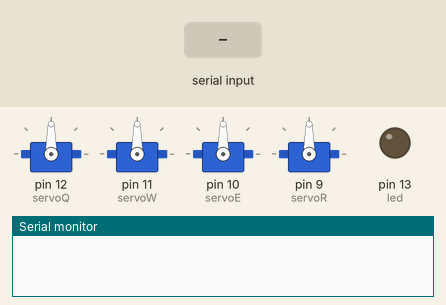
This sketch was run on a simulated Arduino Uno, built with avr-gcc and run on an emulated ATmega328P. Shown: 4 × servo, output pins drawn as LEDs (lit = HIGH), the last lines printed to the serial monitor. The inputs (shaded band) are chosen by the test bench.

Above: at 1.7 s.
1.8 s: "q,45\n" received over Serial
At 2.8 s:
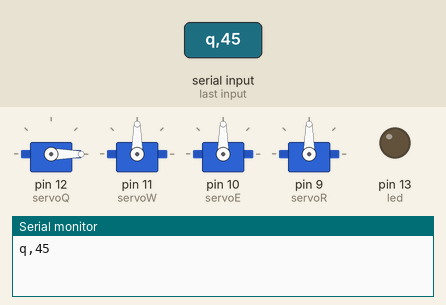
3.3 s: "w,45\n" received over Serial
At 4.2 s:
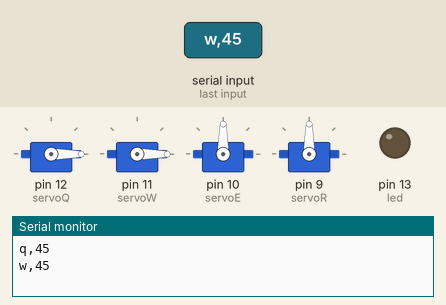
4.8 s: "q90\n" received over Serial
At 5.4 s:
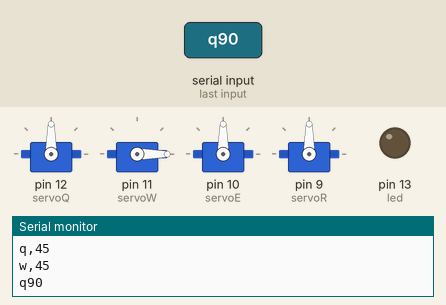
6.3 s: "e,45\n" received over Serial
At 6.7 s:
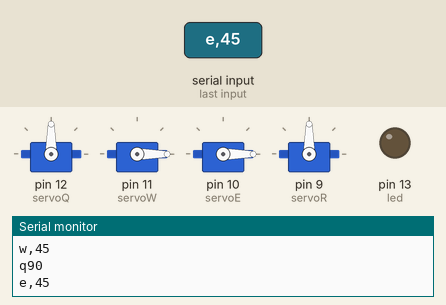
7.8 s: "w90\n" received over Serial
At 9.0 s:
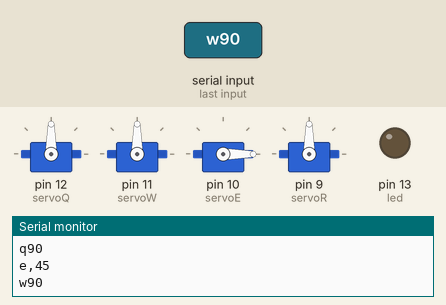
9.3 s: "r,45\n" received over Serial
At 10.3 s:
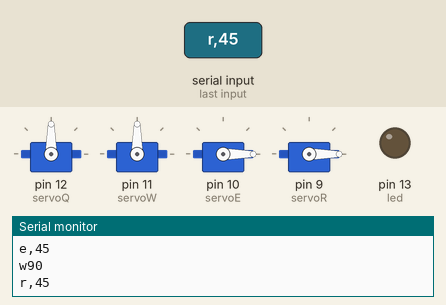
Timing chart, 0 to 11.8 s (numbered marks = the images above; inputs shaded):
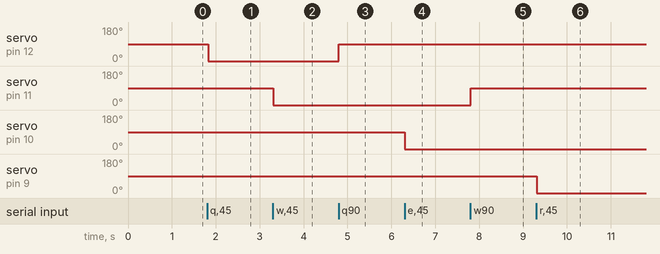

Measured:
- after the input at 1.8 s, servo on pin 12 (servoQ): 90° → 0° at once
- after the input at 3.3 s, servo on pin 11 (servoW): 90° → 0° at once
- after the input at 4.8 s, servo on pin 12 (servoQ): 0° → 90° at once
- after the input at 6.3 s, servo on pin 10 (servoE): 90° → 0° at once
- after the input at 7.8 s, servo on pin 11 (servoW): 0° → 90° at once
- after the input at 9.3 s, servo on pin 9 (servoR): 90° → 0° at once

The sketch:

execute.ino
```cpp
#include <Servo.h>
Servo servoQ, servoW, servoE, servoR;
int led = 13;
void setup() {
 pinMode(led, OUTPUT);
 //servos
 servoQ.attach(12);
 servoW.attach(11);
 servoE.attach(10);
 servoR.attach(9);
 //reset
 servoQ.write(90);
 servoW.write(90);
 servoE.write(90);
 servoR.write(90);

 //Setup usb serial connection to computer
 Serial.begin(19200);
 delay(500);
}
void loop() {
 getCommands();
 delay(25);
}

String inputString = ""; // a string to hold incoming data
boolean stringComplete = false; // whether the string is complete
void getCommands() {
 if (Serial.available()) {
 while (Serial.available()) {
 char inChar = (char)Serial.read();
 inputString += inChar;
 if (inChar == '\n') {
 stringComplete = true;
 Serial.println(inputString);
 break;
 }
 }
 }
 //commands
 if (stringComplete) {
 if(inputString.startsWith("q")){
 int val = inputString.substring(1).toInt();
 servoQ.write(val);
 } else if(inputString.startsWith("w")){
 int val = inputString.substring(1).toInt();
 servoW.write(val);
 } else if(inputString.startsWith("e")){
 int val = inputString.substring(1).toInt();
 servoE.write(val);
 } else if(inputString.startsWith("r")){
 int val = inputString.substring(1).toInt();
 servoR.write(val);
 } else if(inputString.startsWith("l")){
 int val = inputString.substring(1).toInt();
 if (val == 0) {
 digitalWrite(led, LOW);
 } else {
 digitalWrite(led, HIGH);
 }
 }
 inputString = "";
 stringComplete = false;
 }
} 
```
